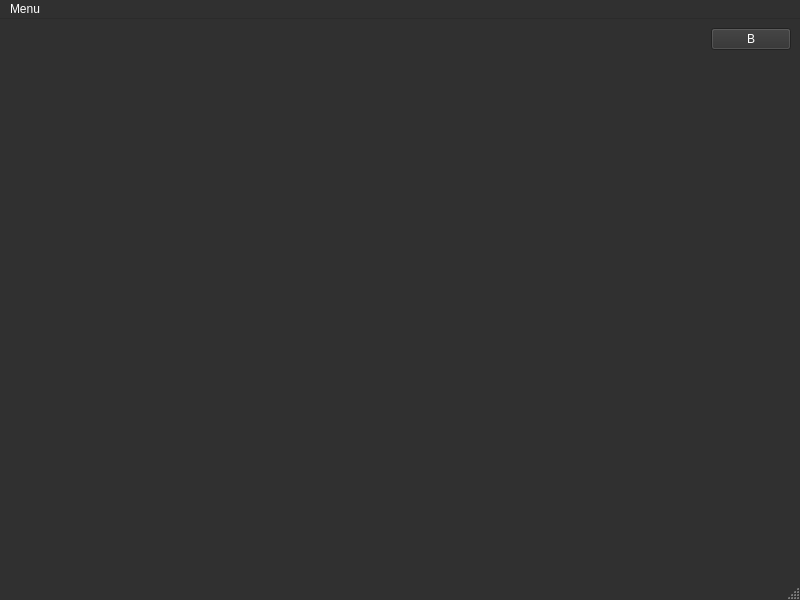
<?xml version="1.0" encoding="UTF-8"?>
<ui version="4.0">
 <class>MainWindow</class>
 <widget class="QMainWindow" name="MainWindow">
  <property name="geometry">
   <rect>
    <x>0</x>
    <y>0</y>
    <width>800</width>
    <height>600</height>
   </rect>
  </property>
  <property name="palette">
   <palette>
    <active>
     <colorrole role="WindowText">
      <brush brushstyle="SolidPattern">
       <color alpha="255">
        <red>255</red>
        <green>255</green>
        <blue>255</blue>
       </color>
      </brush>
     </colorrole>
     <colorrole role="Button">
      <brush brushstyle="SolidPattern">
       <color alpha="255">
        <red>48</red>
        <green>48</green>
        <blue>48</blue>
       </color>
      </brush>
     </colorrole>
     <colorrole role="Light">
      <brush brushstyle="SolidPattern">
       <color alpha="255">
        <red>72</red>
        <green>72</green>
        <blue>72</blue>
       </color>
      </brush>
     </colorrole>
     <colorrole role="Midlight">
      <brush brushstyle="SolidPattern">
       <color alpha="255">
        <red>60</red>
        <green>60</green>
        <blue>60</blue>
       </color>
      </brush>
     </colorrole>
     <colorrole role="Dark">
      <brush brushstyle="SolidPattern">
       <color alpha="255">
        <red>24</red>
        <green>24</green>
        <blue>24</blue>
       </color>
      </brush>
     </colorrole>
     <colorrole role="Mid">
      <brush brushstyle="SolidPattern">
       <color alpha="255">
        <red>32</red>
        <green>32</green>
        <blue>32</blue>
       </color>
      </brush>
     </colorrole>
     <colorrole role="Text">
      <brush brushstyle="SolidPattern">
       <color alpha="255">
        <red>255</red>
        <green>255</green>
        <blue>255</blue>
       </color>
      </brush>
     </colorrole>
     <colorrole role="BrightText">
      <brush brushstyle="SolidPattern">
       <color alpha="255">
        <red>255</red>
        <green>255</green>
        <blue>255</blue>
       </color>
      </brush>
     </colorrole>
     <colorrole role="ButtonText">
      <brush brushstyle="SolidPattern">
       <color alpha="255">
        <red>255</red>
        <green>255</green>
        <blue>255</blue>
       </color>
      </brush>
     </colorrole>
     <colorrole role="Base">
      <brush brushstyle="SolidPattern">
       <color alpha="255">
        <red>0</red>
        <green>0</green>
        <blue>0</blue>
       </color>
      </brush>
     </colorrole>
     <colorrole role="Window">
      <brush brushstyle="SolidPattern">
       <color alpha="255">
        <red>48</red>
        <green>48</green>
        <blue>48</blue>
       </color>
      </brush>
     </colorrole>
     <colorrole role="Shadow">
      <brush brushstyle="SolidPattern">
       <color alpha="255">
        <red>0</red>
        <green>0</green>
        <blue>0</blue>
       </color>
      </brush>
     </colorrole>
     <colorrole role="AlternateBase">
      <brush brushstyle="SolidPattern">
       <color alpha="255">
        <red>24</red>
        <green>24</green>
        <blue>24</blue>
       </color>
      </brush>
     </colorrole>
     <colorrole role="ToolTipBase">
      <brush brushstyle="SolidPattern">
       <color alpha="255">
        <red>255</red>
        <green>255</green>
        <blue>220</blue>
       </color>
      </brush>
     </colorrole>
     <colorrole role="ToolTipText">
      <brush brushstyle="SolidPattern">
       <color alpha="255">
        <red>0</red>
        <green>0</green>
        <blue>0</blue>
       </color>
      </brush>
     </colorrole>
     <colorrole role="PlaceholderText">
      <brush brushstyle="SolidPattern">
       <color alpha="127">
        <red>255</red>
        <green>255</green>
        <blue>255</blue>
       </color>
      </brush>
     </colorrole>
     <colorrole role="Accent">
      <brush brushstyle="SolidPattern">
       <color alpha="255">
        <red>0</red>
        <green>0</green>
        <blue>0</blue>
       </color>
      </brush>
     </colorrole>
    </active>
    <inactive>
     <colorrole role="WindowText">
      <brush brushstyle="SolidPattern">
       <color alpha="255">
        <red>255</red>
        <green>255</green>
        <blue>255</blue>
       </color>
      </brush>
     </colorrole>
     <colorrole role="Button">
      <brush brushstyle="SolidPattern">
       <color alpha="255">
        <red>48</red>
        <green>48</green>
        <blue>48</blue>
       </color>
      </brush>
     </colorrole>
     <colorrole role="Light">
      <brush brushstyle="SolidPattern">
       <color alpha="255">
        <red>72</red>
        <green>72</green>
        <blue>72</blue>
       </color>
      </brush>
     </colorrole>
     <colorrole role="Midlight">
      <brush brushstyle="SolidPattern">
       <color alpha="255">
        <red>60</red>
        <green>60</green>
        <blue>60</blue>
       </color>
      </brush>
     </colorrole>
     <colorrole role="Dark">
      <brush brushstyle="SolidPattern">
       <color alpha="255">
        <red>24</red>
        <green>24</green>
        <blue>24</blue>
       </color>
      </brush>
     </colorrole>
     <colorrole role="Mid">
      <brush brushstyle="SolidPattern">
       <color alpha="255">
        <red>32</red>
        <green>32</green>
        <blue>32</blue>
       </color>
      </brush>
     </colorrole>
     <colorrole role="Text">
      <brush brushstyle="SolidPattern">
       <color alpha="255">
        <red>255</red>
        <green>255</green>
        <blue>255</blue>
       </color>
      </brush>
     </colorrole>
     <colorrole role="BrightText">
      <brush brushstyle="SolidPattern">
       <color alpha="255">
        <red>255</red>
        <green>255</green>
        <blue>255</blue>
       </color>
      </brush>
     </colorrole>
     <colorrole role="ButtonText">
      <brush brushstyle="SolidPattern">
       <color alpha="255">
        <red>255</red>
        <green>255</green>
        <blue>255</blue>
       </color>
      </brush>
     </colorrole>
     <colorrole role="Base">
      <brush brushstyle="SolidPattern">
       <color alpha="255">
        <red>0</red>
        <green>0</green>
        <blue>0</blue>
       </color>
      </brush>
     </colorrole>
     <colorrole role="Window">
      <brush brushstyle="SolidPattern">
       <color alpha="255">
        <red>48</red>
        <green>48</green>
        <blue>48</blue>
       </color>
      </brush>
     </colorrole>
     <colorrole role="Shadow">
      <brush brushstyle="SolidPattern">
       <color alpha="255">
        <red>0</red>
        <green>0</green>
        <blue>0</blue>
       </color>
      </brush>
     </colorrole>
     <colorrole role="AlternateBase">
      <brush brushstyle="SolidPattern">
       <color alpha="255">
        <red>24</red>
        <green>24</green>
        <blue>24</blue>
       </color>
      </brush>
     </colorrole>
     <colorrole role="ToolTipBase">
      <brush brushstyle="SolidPattern">
       <color alpha="255">
        <red>255</red>
        <green>255</green>
        <blue>220</blue>
       </color>
      </brush>
     </colorrole>
     <colorrole role="ToolTipText">
      <brush brushstyle="SolidPattern">
       <color alpha="255">
        <red>0</red>
        <green>0</green>
        <blue>0</blue>
       </color>
      </brush>
     </colorrole>
     <colorrole role="PlaceholderText">
      <brush brushstyle="SolidPattern">
       <color alpha="127">
        <red>255</red>
        <green>255</green>
        <blue>255</blue>
       </color>
      </brush>
     </colorrole>
     <colorrole role="Accent">
      <brush brushstyle="SolidPattern">
       <color alpha="255">
        <red>0</red>
        <green>0</green>
        <blue>0</blue>
       </color>
      </brush>
     </colorrole>
    </inactive>
    <disabled>
     <colorrole role="WindowText">
      <brush brushstyle="SolidPattern">
       <color alpha="255">
        <red>24</red>
        <green>24</green>
        <blue>24</blue>
       </color>
      </brush>
     </colorrole>
     <colorrole role="Button">
      <brush brushstyle="SolidPattern">
       <color alpha="255">
        <red>48</red>
        <green>48</green>
        <blue>48</blue>
       </color>
      </brush>
     </colorrole>
     <colorrole role="Light">
      <brush brushstyle="SolidPattern">
       <color alpha="255">
        <red>72</red>
        <green>72</green>
        <blue>72</blue>
       </color>
      </brush>
     </colorrole>
     <colorrole role="Midlight">
      <brush brushstyle="SolidPattern">
       <color alpha="255">
        <red>60</red>
        <green>60</green>
        <blue>60</blue>
       </color>
      </brush>
     </colorrole>
     <colorrole role="Dark">
      <brush brushstyle="SolidPattern">
       <color alpha="255">
        <red>24</red>
        <green>24</green>
        <blue>24</blue>
       </color>
      </brush>
     </colorrole>
     <colorrole role="Mid">
      <brush brushstyle="SolidPattern">
       <color alpha="255">
        <red>32</red>
        <green>32</green>
        <blue>32</blue>
       </color>
      </brush>
     </colorrole>
     <colorrole role="Text">
      <brush brushstyle="SolidPattern">
       <color alpha="255">
        <red>24</red>
        <green>24</green>
        <blue>24</blue>
       </color>
      </brush>
     </colorrole>
     <colorrole role="BrightText">
      <brush brushstyle="SolidPattern">
       <color alpha="255">
        <red>255</red>
        <green>255</green>
        <blue>255</blue>
       </color>
      </brush>
     </colorrole>
     <colorrole role="ButtonText">
      <brush brushstyle="SolidPattern">
       <color alpha="255">
        <red>24</red>
        <green>24</green>
        <blue>24</blue>
       </color>
      </brush>
     </colorrole>
     <colorrole role="Base">
      <brush brushstyle="SolidPattern">
       <color alpha="255">
        <red>48</red>
        <green>48</green>
        <blue>48</blue>
       </color>
      </brush>
     </colorrole>
     <colorrole role="Window">
      <brush brushstyle="SolidPattern">
       <color alpha="255">
        <red>48</red>
        <green>48</green>
        <blue>48</blue>
       </color>
      </brush>
     </colorrole>
     <colorrole role="Shadow">
      <brush brushstyle="SolidPattern">
       <color alpha="255">
        <red>0</red>
        <green>0</green>
        <blue>0</blue>
       </color>
      </brush>
     </colorrole>
     <colorrole role="AlternateBase">
      <brush brushstyle="SolidPattern">
       <color alpha="255">
        <red>48</red>
        <green>48</green>
        <blue>48</blue>
       </color>
      </brush>
     </colorrole>
     <colorrole role="ToolTipBase">
      <brush brushstyle="SolidPattern">
       <color alpha="255">
        <red>255</red>
        <green>255</green>
        <blue>220</blue>
       </color>
      </brush>
     </colorrole>
     <colorrole role="ToolTipText">
      <brush brushstyle="SolidPattern">
       <color alpha="255">
        <red>0</red>
        <green>0</green>
        <blue>0</blue>
       </color>
      </brush>
     </colorrole>
     <colorrole role="PlaceholderText">
      <brush brushstyle="SolidPattern">
       <color alpha="127">
        <red>24</red>
        <green>24</green>
        <blue>24</blue>
       </color>
      </brush>
     </colorrole>
     <colorrole role="Accent">
      <brush brushstyle="SolidPattern">
       <color alpha="255">
        <red>34</red>
        <green>34</green>
        <blue>34</blue>
       </color>
      </brush>
     </colorrole>
    </disabled>
   </palette>
  </property>
  <property name="windowTitle">
   <string>MainWindow</string>
  </property>
  <widget class="QWidget" name="centralwidget">
   <layout class="QGridLayout" name="gridLayout">
    <item row="1" column="0">
     <widget class="QLabel" name="clipboard_text">
      <property name="text">
       <string/>
      </property>
     </widget>
    </item>
    <item row="0" column="0" alignment="Qt::AlignmentFlag::AlignRight">
     <widget class="QPushButton" name="photoButton">
      <property name="text">
       <string>B</string>
      </property>
     </widget>
    </item>
   </layout>
  </widget>
  <widget class="QMenuBar" name="menubar">
   <property name="geometry">
    <rect>
     <x>0</x>
     <y>0</y>
     <width>800</width>
     <height>22</height>
    </rect>
   </property>
   <widget class="QMenu" name="menuMenu">
    <property name="title">
     <string>Menu</string>
    </property>
    <addaction name="actionSettings"/>
   </widget>
   <addaction name="menuMenu"/>
  </widget>
  <widget class="QStatusBar" name="statusbar"/>
  <action name="actionSettings">
   <property name="text">
    <string>Settings</string>
   </property>
  </action>
 </widget>
 <resources/>
 <connections/>
</ui>
